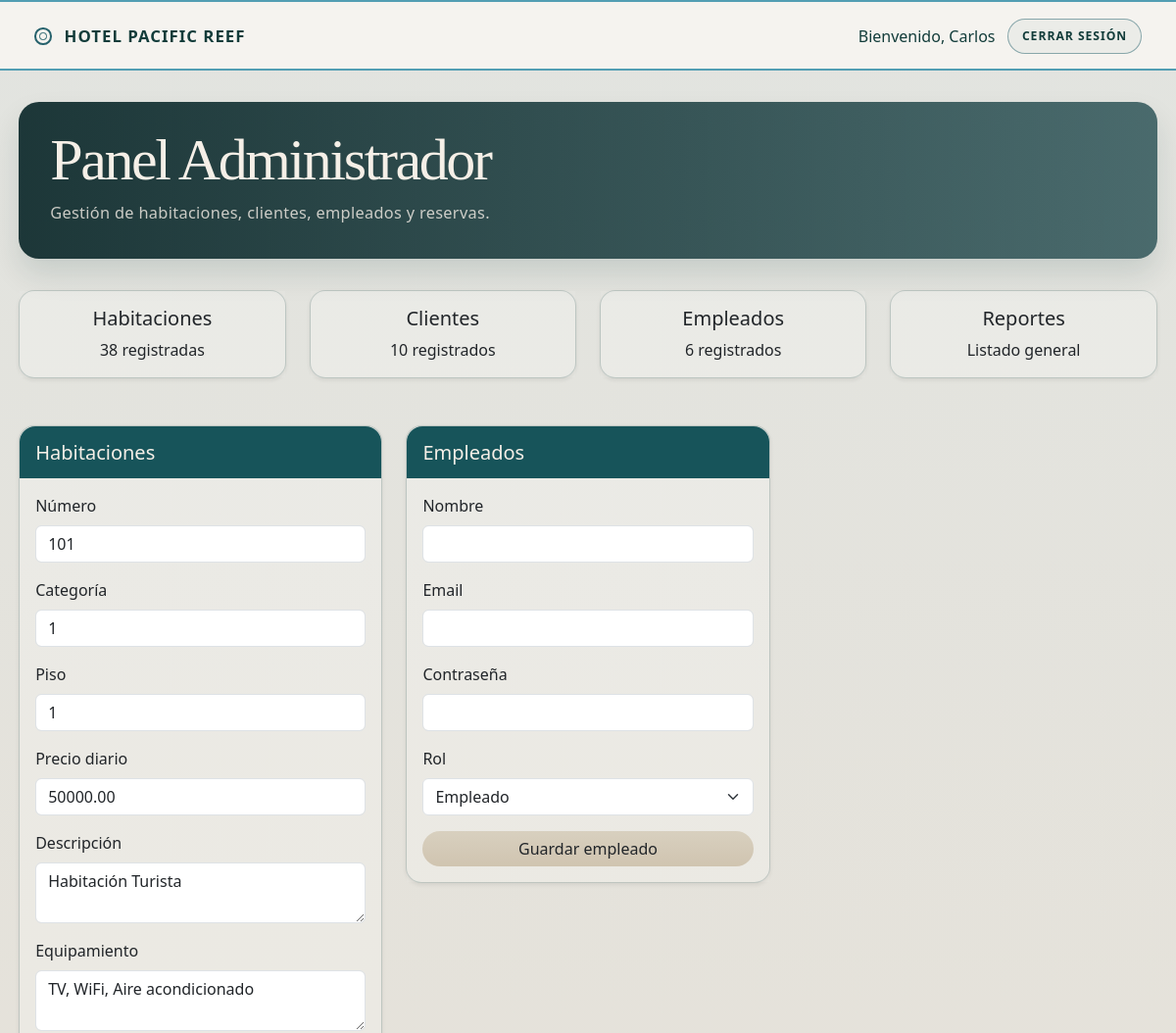
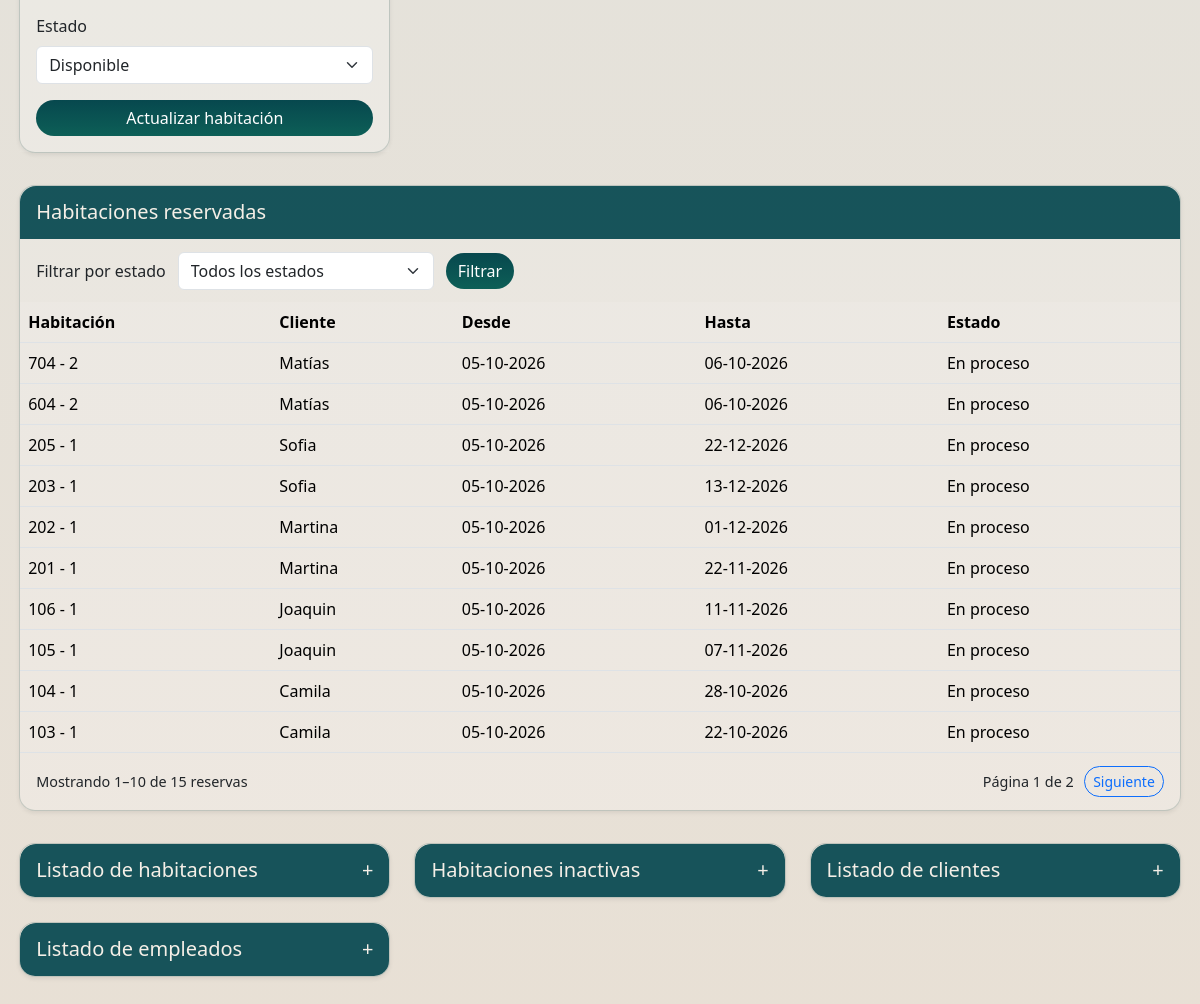
Page /App/views/admin.php?edit_habitacion=1 (signed in) on the committed database (2 pictures, top to bottom).
### tables this page shows
CREATE TABLE `habitacion` (
  `idHabitacion` int(11) NOT NULL,
  `numero` varchar(10) NOT NULL,
  `piso` int(11) NOT NULL,
  `descripcion` text DEFAULT NULL,
  `equipamiento` text DEFAULT NULL,
  `valorDiario` decimal(10,2) NOT NULL,
  `estado` varchar(30) DEFAULT 'Disponible',
  `idCategoria` int(11) NOT NULL
);

CREATE TABLE `reserva` (
  `idReserva` int(11) NOT NULL,
  `fechaReserva` datetime NOT NULL DEFAULT current_timestamp(),
  `fechaIngreso` date NOT NULL,
  `fechaSalida` date NOT NULL,
  `cantidadDias` int(11) NOT NULL,
  `valorTotal` decimal(10,2) NOT NULL,
  `valorAnticipo` decimal(10,2) NOT NULL,
  `estado` varchar(30) DEFAULT 'Pendiente',
  `idHabitacion` int(11) NOT NULL,
  `idCliente` int(11) NOT NULL
);

CREATE TABLE `cliente` (
  `idCliente` int(11) NOT NULL,
  `nombre` varchar(100) NOT NULL,
  `apellido` varchar(100) NOT NULL,
  `run` varchar(12) DEFAULT NULL,
  `email` varchar(150) NOT NULL,
  `telefono` varchar(20) DEFAULT NULL,
  `direccion` varchar(255) DEFAULT NULL,
  `password` varchar(255) NOT NULL,
  `estado` tinyint(1) DEFAULT 1,
  `idRol` int(11) NOT NULL
);

### App/views/admin.php (the view, shortened to what the rows shown need)
<?php
require_once '../config/database.php';
function getColumnList($conn, $table)
{
    $cols = [];
    $result = $conn->query("SHOW COLUMNS FROM `" . $table . "`");
    if ($result) {
        while ($row = $result->fetch_assoc()) {
            $cols[] = $row['Field'];
        }
    }
    return $cols;
}
function formatFechaEs($fecha)
{
    try {
        $date = new DateTime($fecha);
        return $date->format('d-m-Y');
    } catch (Exception $e) {
        return (string) $fecha;
    }
}
function detectarColumnaFecha($columns, $preferencias)
{
    foreach ($preferencias as $preferencia) {
        if (in_array($preferencia, $columns, true)) {
            return $preferencia;
        }
    }
    foreach ($columns as $column) {
        $lower = strtolower($column);
        if (str_contains($lower, 'fecha') || str_contains($lower, 'inicio') || str_contains($lower, 'fin') || str_contains($lower, 'desde') || str_contains($lower, 'hasta')) {
            if (!preg_match('/(?:^|_)(id|numero|codigo)(?:$|_)/i', $column)) {
                return $column;
            }
        }
    }
    return null;
}
$editHabitacion = $_GET['edit_habitacion'] ?? null;
$habitacionEdit = null;
if ($editHabitacion) {
    $result = $conn->query("SELECT * FROM habitacion WHERE idHabitacion='$editHabitacion' LIMIT 1");
    if ($result && $result->num_rows > 0) {
        $habitacionEdit = $result->fetch_assoc();
    }
}
$reservaColumns = getColumnList($conn, 'reserva');
$fechaInicioCol = detectarColumnaFecha($reservaColumns, ['fechaInicio', 'fecha_inicio', 'fecha_inicial', 'fechaEntrada', 'fecha_entrada']) ?? 'fechaIngreso';
$fechaFinCol = detectarColumnaFecha($reservaColumns, ['fechaFin', 'fecha_fin', 'fecha_final', 'fechaSalida', 'fecha_salida']) ?? 'fechaSalida';
$columnaInicioReserva = $fechaInicioCol ? "r.`$fechaInicioCol`" : 'r.fechaIngreso';
$columnaFinReserva = $fechaFinCol ? "r.`$fechaFinCol`" : 'r.fechaSalida';
$estadoReservaSql = "CASE
    WHEN r.estado = 'Cancelada' THEN 'Cancelada'
    WHEN $columnaFinReserva < CURDATE() THEN 'Finalizada'
    WHEN $columnaInicioReserva <= CURDATE() AND $columnaFinReserva >= CURDATE() THEN 'En proceso'
    ELSE r.estado
END";
$estadosReservas = [];
$resultadoEstados = $conn->query("SELECT DISTINCT $estadoReservaSql AS estado FROM reserva r ORDER BY estado");
while ($filaEstado = $resultadoEstados->fetch_assoc()) {
    if ($filaEstado['estado'] !== null && $filaEstado['estado'] !== '') {
        $estadosReservas[] = $filaEstado['estado'];
    }
}
$estadoFiltroReserva = $_GET['estadoReserva'] ?? '';
if (!is_string($estadoFiltroReserva) || !in_array($estadoFiltroReserva, $estadosReservas, true)) {
    $estadoFiltroReserva = '';
}
$paginaReservaEntrada = $_GET['paginaReservas'] ?? 1;
$paginaReservas = is_scalar($paginaReservaEntrada)
    ? filter_var($paginaReservaEntrada, FILTER_VALIDATE_INT, ['options' => ['min_range' => 1]])
    : false;
$paginaReservas = $paginaReservas ?: 1;
$condicionEstado = $estadoFiltroReserva === ''
    ? ''
    : ' WHERE (' . $estadoReservaSql . ") = '" . $conn->real_escape_string($estadoFiltroReserva) . "'";
$conteoReservas = $conn->query("SELECT COUNT(*) AS total FROM reserva r" . $condicionEstado);
$totalReservas = (int) $conteoReservas->fetch_assoc()['total'];
$reservasPorPagina = 10;
$totalPaginasReservas = max(1, (int) ceil($totalReservas / $reservasPorPagina));
$paginaReservas = min($paginaReservas, $totalPaginasReservas);
$inicioReservas = ($paginaReservas - 1) * $reservasPorPagina;
$reservasActivas = $conn->query(
    "SELECT r.*, h.numero, h.idCategoria, c.nombre AS nombreCliente
     FROM reserva r
     LEFT JOIN habitacion h ON h.idHabitacion = r.idHabitacion
     LEFT JOIN cliente c ON c.idCliente = r.idCliente" .
    $condicionEstado .
    " ORDER BY r.idReserva DESC LIMIT $reservasPorPagina OFFSET $inicioReservas"
);
?>
<!DOCTYPE html>
<html lang="es">
<head>
    <link rel="stylesheet" href="https://cdn.jsdelivr.net/npm/bootstrap@5.3.2/dist/css/bootstrap.min.css">
    <link rel="stylesheet" href="style.css">
</head>
<body class="page-admin">
    <div class="panel-wrap">
        <section class="panel-hero">
            <h1>Panel Administrador</h1>
        </section>
        <div class="container-fluid px-0 mb-5">
        <div class="row g-4">
            <div class="col-lg-4">
                <div class="card shadow-sm">
                    <div class="card-body">
                        <form method="POST">
                            <div class="mb-3">
                                <label class="form-label">Número</label>
                                <input id="numero-habitacion" type="text" name="numero" class="form-control" value="<?php echo htmlspecialchars($habitacionEdit['numero'] ?? ''); ?>" required>
                            </div>
                            <div class="mb-3">
                                <label class="form-label">Categoría</label>
                                <input id="categoria-habitacion" type="number" name="idCategoria" class="form-control" value="<?php echo htmlspecialchars($habitacionEdit['idCategoria'] ?? 1); ?>" min="1" required>
                            </div>
                            <div class="mb-3">
                                <label class="form-label">Piso</label>
                                <input id="piso-habitacion" type="number" name="piso" class="form-control" value="<?php echo htmlspecialchars($habitacionEdit['piso'] ?? 1); ?>" min="1" required>
                            </div>
                            <div class="mb-3">
                                <label class="form-label">Precio diario</label>
                                <input id="precio-habitacion" type="number" step="0.01" name="valorDiario" class="form-control" value="<?php echo htmlspecialchars($habitacionEdit['valorDiario'] ?? 0); ?>" required>
                            </div>
                            <div class="mb-3">
                                <label class="form-label">Descripción</label>
                                <textarea id="descripcion-habitacion" name="descripcion" class="form-control" rows="2"><?php echo htmlspecialchars($habitacionEdit['descripcion'] ?? ''); ?></textarea>
                            </div>
                            <div class="mb-3">
                                <label class="form-label">Equipamiento</label>
                                <textarea id="equipamiento-habitacion" name="equipamiento" class="form-control" rows="2"><?php echo htmlspecialchars($habitacionEdit['equipamiento'] ?? ''); ?></textarea>
                            </div>
                            <div class="mb-3">
                                <label class="form-label">Estado</label>
                                <select id="estado-habitacion" name="estado" class="form-select">
                                    <option value="Disponible" <?php echo (($habitacionEdit['estado'] ?? 'Disponible') === 'Disponible') ? 'selected' : ''; ?>>Disponible</option>
                                </select>
                            </div>
                        </form>
                    </div>
                </div>
            </div>
        </div>
        <div class="row g-4 mt-2">
            <div class="col-12">
                <div id="lista-reservas" class="card shadow-sm">
                    <div class="card-body p-0">
                        <table class="table mb-0">
                            <thead>
                                <tr>
                                    <th>Habitación</th>
                                    <th>Cliente</th>
                                    <th>Desde</th>
                                    <th>Hasta</th>
                                    <th>Estado</th>
                                </tr>
                            </thead>
                            <tbody>
                                <?php if ($reservasActivas->num_rows > 0): ?>
                                    <?php while ($reserva = $reservasActivas->fetch_assoc()): ?>
                                        <?php
                                        $estadoReserva = $reserva['estado'];
                                        $fechaInicioReserva = $fechaInicioCol ? substr((string) ($reserva[$fechaInicioCol] ?? ''), 0, 10) : '';
                                        $fechaFinReserva = $fechaFinCol ? substr((string) ($reserva[$fechaFinCol] ?? ''), 0, 10) : '';
                                        $hoy = date('Y-m-d');
                                        if ($estadoReserva !== 'Cancelada' && $fechaInicioReserva !== '' && $fechaFinReserva !== '') {
                                            if ($fechaFinReserva < $hoy) {
                                                $estadoReserva = 'Finalizada';
                                            } elseif ($fechaInicioReserva <= $hoy && $fechaFinReserva >= $hoy) {
                                                $estadoReserva = 'En proceso';
                                            }
                                        }
                                        ?>
                                        <tr>
                                            <td><?php echo htmlspecialchars(($reserva['numero'] ?? 'Habitación eliminada') . (isset($reserva['idCategoria']) ? ' - ' . $reserva['idCategoria'] : '')); ?></td>
                                            <td><?php echo htmlspecialchars($reserva['nombreCliente'] ?? 'Cliente eliminado'); ?></td>
                                            <td><?php echo htmlspecialchars(formatFechaEs($reserva[$fechaInicioCol] ?? '')); ?></td>
                                            <td><?php echo htmlspecialchars(formatFechaEs($reserva[$fechaFinCol] ?? '')); ?></td>
                                            <td><?php echo htmlspecialchars($estadoReserva); ?></td>
                                        </tr>
                                    <?php endwhile; ?>
                                <?php else: ?>
                                    <tr>
                                        <td colspan="5" class="text-center text-muted">No hay reservas para este estado.</td>
                                    </tr>
                                <?php endif; ?>
                            </tbody>
                        </table>
                    </div>
                </div>
            </div>
        </div>
    </div>
</body>
</html>

### rows in the picture
habitacion: numero "101", idCategoria "1", piso "1", valorDiario "50000.00", descripcion "Habitación Turista", equipamiento "TV, WiFi, Aire acondicionado", estado "Disponible"
reserva: idHabitacion.idCategoria "704 - 2", idCliente.nombre "Matías", fechaReserva "05-10-2026", fechaSalida "06-10-2026", estadoReserva "En proceso"
reserva: idHabitacion.idCategoria "604 - 2", idCliente.nombre "Matías", fechaReserva "05-10-2026", fechaSalida "06-10-2026", estadoReserva "En proceso"
reserva: idHabitacion.idCategoria "205 - 1", idCliente.nombre "Sofia", fechaReserva "05-10-2026", fechaSalida "22-12-2026", estadoReserva "En proceso"
reserva: idHabitacion.idCategoria "203 - 1", idCliente.nombre "Sofia", fechaReserva "05-10-2026", fechaSalida "13-12-2026", estadoReserva "En proceso"
reserva: idHabitacion.idCategoria "202 - 1", idCliente.nombre "Martina", fechaReserva "05-10-2026", fechaSalida "01-12-2026", estadoReserva "En proceso"
reserva: idHabitacion.idCategoria "201 - 1", idCliente.nombre "Martina", fechaReserva "05-10-2026", fechaSalida "22-11-2026", estadoReserva "En proceso"
reserva: idHabitacion.idCategoria "106 - 1", idCliente.nombre "Joaquin", fechaReserva "05-10-2026", fechaSalida "11-11-2026", estadoReserva "En proceso"
reserva: idHabitacion.idCategoria "105 - 1", idCliente.nombre "Joaquin", fechaReserva "05-10-2026", fechaSalida "07-11-2026", estadoReserva "En proceso"
reserva: idHabitacion.idCategoria "104 - 1", idCliente.nombre "Camila", fechaReserva "05-10-2026", fechaSalida "28-10-2026", estadoReserva "En proceso"
reserva: idHabitacion.idCategoria "103 - 1", idCliente.nombre "Camila", fechaReserva "05-10-2026", fechaSalida "22-10-2026", estadoReserva "En proceso"

### other values in the picture
$_SESSION['usuario'] "Carlos"
$habitaciones->num_rows "38"
$clientes->num_rows "10"
$empleados->num_rows "6"
$inicioReservas + 1 "1"
min($inicioReservas + $reservasActivas->num_rows, $totalReservas) "10"
$totalReservas "15"
$paginaReservas "1"
$totalPaginasReservas "2"
